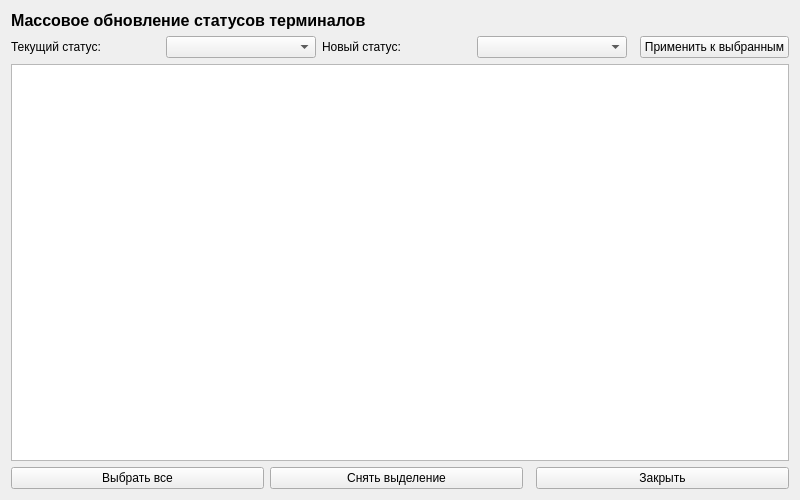
<?xml version="1.0" encoding="UTF-8"?>
<ui version="4.0">
    <class>BatchStatusForm</class>
    <widget class="QWidget" name="BatchStatusForm">
        <property name="geometry">
            <rect><x>0</x><y>0</y><width>800</width><height>500</height></rect>
        </property>
        <layout class="QVBoxLayout" name="verticalLayout">
            <item>
                <widget class="QLabel" name="labelTitle">
                    <property name="text"><string>Массовое обновление статусов терминалов</string></property>
                    <property name="styleSheet"><string>QLabel { font-size: 16px; font-weight: bold; }</string></property>
                </widget>
            </item>
            <item>
                <layout class="QHBoxLayout" name="filterLayout">
                    <item>
                        <widget class="QLabel" name="labelStatus"><property name="text"><string>Текущий статус:</string></property></widget>
                    </item>
                    <item>
                        <widget class="QComboBox" name="comboBoxCurrentStatus"/>
                    </item>
                    <item>
                        <widget class="QLabel" name="labelNewStatus"><property name="text"><string>Новый статус:</string></property></widget>
                    </item>
                    <item>
                        <widget class="QComboBox" name="comboBoxNewStatus"/>
                    </item>
                    <item><spacer name="horizontalSpacer"><property name="orientation"><enum>Qt::Horizontal</enum></property></spacer></item>
                    <item>
                        <widget class="QPushButton" name="btnApply"><property name="text"><string>Применить к выбранным</string></property></widget>
                    </item>
                </layout>
            </item>
            <item>
                <widget class="QTableView" name="tableView">
                    <property name="alternatingRowColors"><bool>true</bool></property>
                </widget>
            </item>
            <item>
                <layout class="QHBoxLayout" name="bottomLayout">
                    <item>
                        <widget class="QPushButton" name="btnSelectAll"><property name="text"><string>Выбрать все</string></property></widget>
                    </item>
                    <item>
                        <widget class="QPushButton" name="btnDeselectAll"><property name="text"><string>Снять выделение</string></property></widget>
                    </item>
                    <item><spacer name="horizontalSpacer_2"><property name="orientation"><enum>Qt::Horizontal</enum></property></spacer></item>
                    <item>
                        <widget class="QPushButton" name="btnClose"><property name="text"><string>Закрыть</string></property></widget>
                    </item>
                </layout>
            </item>
        </layout>
    </widget>
    <resources/>
    <connections/>
</ui>
